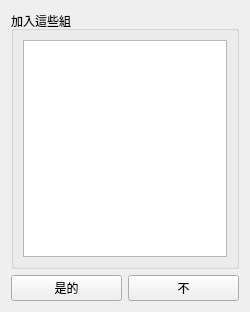
<?xml version="1.0" encoding="UTF-8"?>
<ui version="4.0">
 <class>fundadd_togroup</class>
 <widget class="QWidget" name="fundadd_togroup">
  <property name="geometry">
   <rect>
    <x>0</x>
    <y>0</y>
    <width>250</width>
    <height>312</height>
   </rect>
  </property>
  <property name="windowTitle">
   <string>Form</string>
  </property>
  <layout class="QVBoxLayout" name="verticalLayout_2">
   <item>
    <widget class="QGroupBox" name="groupBox">
     <property name="title">
      <string>加入這些組</string>
     </property>
     <layout class="QVBoxLayout" name="verticalLayout">
      <item>
       <widget class="QListWidget" name="listWidget"/>
      </item>
     </layout>
    </widget>
   </item>
   <item>
    <layout class="QHBoxLayout" name="horizontalLayout">
     <item>
      <widget class="QPushButton" name="yes_btn">
       <property name="text">
        <string>是的</string>
       </property>
      </widget>
     </item>
     <item>
      <widget class="QPushButton" name="no_btn">
       <property name="text">
        <string>不</string>
       </property>
      </widget>
     </item>
    </layout>
   </item>
  </layout>
 </widget>
 <resources/>
 <connections/>
</ui>
